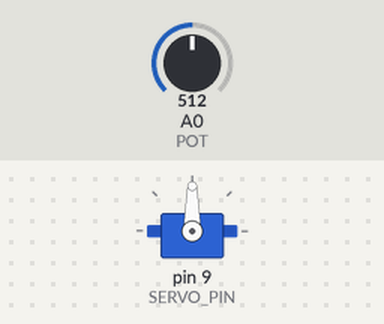
A sketch run on a simulated Arduino Uno, built with avr-gcc and run on an emulated ATmega328P. On the bench: servo. The test bench sets the inputs (shaded band); at power-on: A0 (POT) = 512.

Above: at 1.3 s.
1.4 s: A0 (POT) set to 716
At 2.6 s:
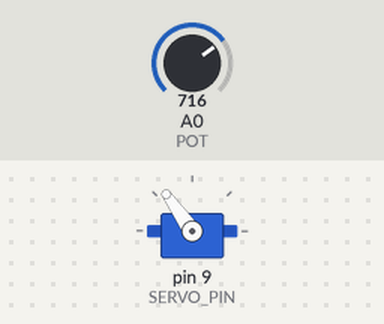
3.0 s: A0 (POT) set to 900
At 3.8 s:
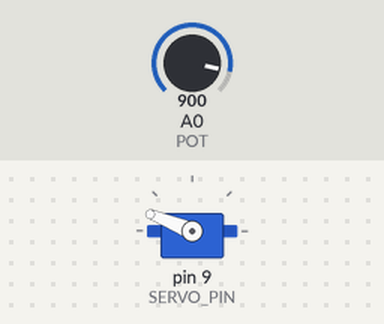
4.5 s: A0 (POT) set to 1023
At 4.9 s:
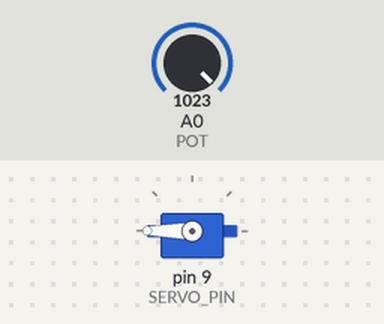
6.0 s: A0 (POT) set to 306
At 7.2 s:
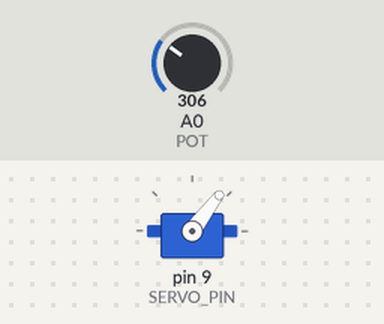
7.5 s: A0 (POT) set to 122
At 8.5 s:
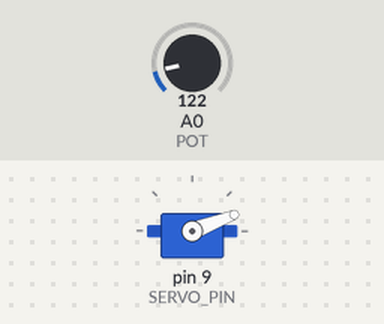
Timing chart, 0 to 10.0 s (numbered marks = the images above; inputs shaded):
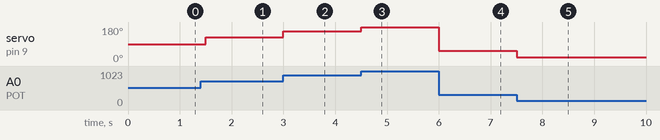

The sketch:

servo_pot.ino
```cpp
#include <Servo.h>
#define SERVO_PIN   9
#define POT         A0
Servo servo;
void setup()
{
  servo.attach(SERVO_PIN);
}

void loop()
{
  float reading = analogRead(POT);
  servo.write(reading*180/1023);
  delay(500);
}
```

Measured:
- after the input at 1.4 s, servo on pin 9 (SERVO_PIN): 90° → 125° after 0.10 s
- after the input at 3.0 s, servo on pin 9 (SERVO_PIN): 125° → 158° at once
- after the input at 4.5 s, servo on pin 9 (SERVO_PIN): 158° → 180° at once
- after the input at 6.0 s, servo on pin 9 (SERVO_PIN): 180° → 53° at once
- after the input at 7.5 s, servo on pin 9 (SERVO_PIN): 53° → 21° at once
